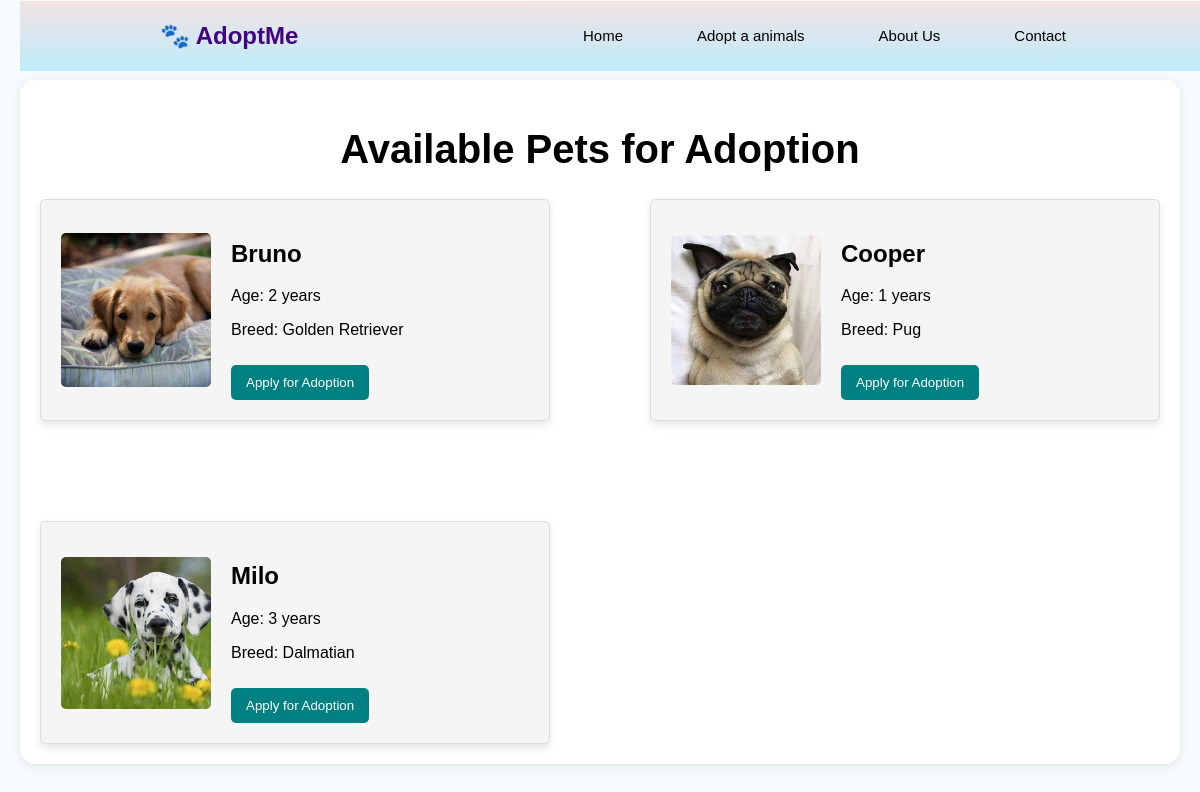
The app's page /Adopt/index1.php?category=Dog with its own data.
### tables this page shows
CREATE TABLE `animals` (
  `id` int(11) NOT NULL,
  `name` varchar(50) DEFAULT NULL,
  `image_name` varchar(250) DEFAULT NULL,
  `category` varchar(50) DEFAULT NULL,
  `breed` varchar(100) DEFAULT NULL,
  `age` int(11) DEFAULT NULL,
  `gender` varchar(20) DEFAULT NULL
);

### Adopt/index1.php (the view, shortened to what this page needs)
<!DOCTYPE html>
<html>
<head>
</head>
<body>
        <nav class="navbar">
            <div class="logo">🐾 AdoptMe</div>
            <ul class="nav-links">
                <?php
                    $encrypted_uid = $_GET['uid'];
                ?>
                <li><a href="http://localhost/project/index2.php?uid=<?php echo $encrypted_uid; ?>">Home</a></li>
                <li><a href="http://localhost/project/Adopt/index.php?uid=<?php echo $encrypted_uid; ?>">Adopt a animals</a></li>
                <li><a href="#">About Us</a></li>
                <li><a href="#">Contact</a></li>
            </ul>
        </nav>
  <div class="container">
    <h1>Available Pets for Adoption</h1>
    <div class="pet-card-container">
      <?php
      include 'dbconnect.php';
            $category = $_GET['category'];
            $sql = "SELECT * FROM animals WHERE category = '$category'";
      $result = $conn->query($sql);
      if ($result->num_rows > 0) {
        while($row = $result->fetch_assoc()) {
          ?>
          <div class="pet-card">
            <img src="images/<?php echo $row["image_name"]; ?>" alt="<?php echo $row["name"]; ?>">
            <div>
              <h2><?php echo $row["name"]; ?></h2>
              <p>Age: <?php echo $row["age"]; ?> years</p>
              <p>Breed: <?php echo $row["breed"]; ?></p>
              <?php
                    $encrypted_uid = $_GET['uid'];
                ?>
              <a href="http://localhost/project/Adopt/adopt.php?id=<?php echo $row["id"]; ?>&uid=<?php echo $encrypted_uid; ?>" >
                <button>Apply for Adoption</button>
              </a>
            </div>
          </div>
          <?php
        }
      } else {
        echo "0 results";
      }
      ?>
    </div>
  </div>
</body>
</html>

### Adopt/index1.php (style rules this page uses)
body { font-family: Arial, sans-serif; margin: 0; padding: 20px; background-color: #f6fcfe; }
.navbar { display: flex; justify-content: space-between; align-items: center; background-image: linear-gradient(to top, #beebfc, #f3e3e3); width: 79%; padding: 10px 140px; top: 1px; position: fixed; }
.logo { font-size: 24px; font-weight: bold; color: rgb(68, 3, 126); }
.nav-links { list-style: none; display: flex; gap: 20px; }
.nav-links li { display: inline; }
.nav-links a { text-decoration: none; color: rgb(0, 0, 0); font-size: 15px; padding: 8px 12px; transition: background 0.8s ease; margin-right: 30px; }
.container { max-width: 1200px; margin: 0 auto; margin-top: 60px; padding: 20px; border-color: lightgray; box-shadow: 0 2px 10px rgba(0, 0, 0, 0.1); border-radius: 15px; background-color: white; }
h1 { text-align: center; font-size: 40px; }
.pet-card-container { display: grid; grid-template-columns: repeat(auto-fill, minmax(500px, 1fr)); gap: 100px; }
.pet-card { background-color: whitesmoke; padding: 20px; border: 1px solid #ddd; border-radius: 5px; display: flex; align-items: center; box-shadow: 0 4px 8px rgba(0, 0, 0, 0.1); }
.pet-card img { max-width: 150px; margin-right: 20px; border-radius: 5px; }
.pet-card button { background-color: teal; color: white; padding: 10px 15px; border: none; border-radius: 5px; cursor: pointer; margin-top: 10px; transition: background-color 0.3s, transform 0.3s; }

### records on screen
animals: image_name (picture), name "Bruno", age "2", breed "Golden Retriever"
animals: image_name (picture), name "Cooper", age "1", breed "Pug"
animals: image_name (picture), name "Milo", age "3", breed "Dalmatian"
